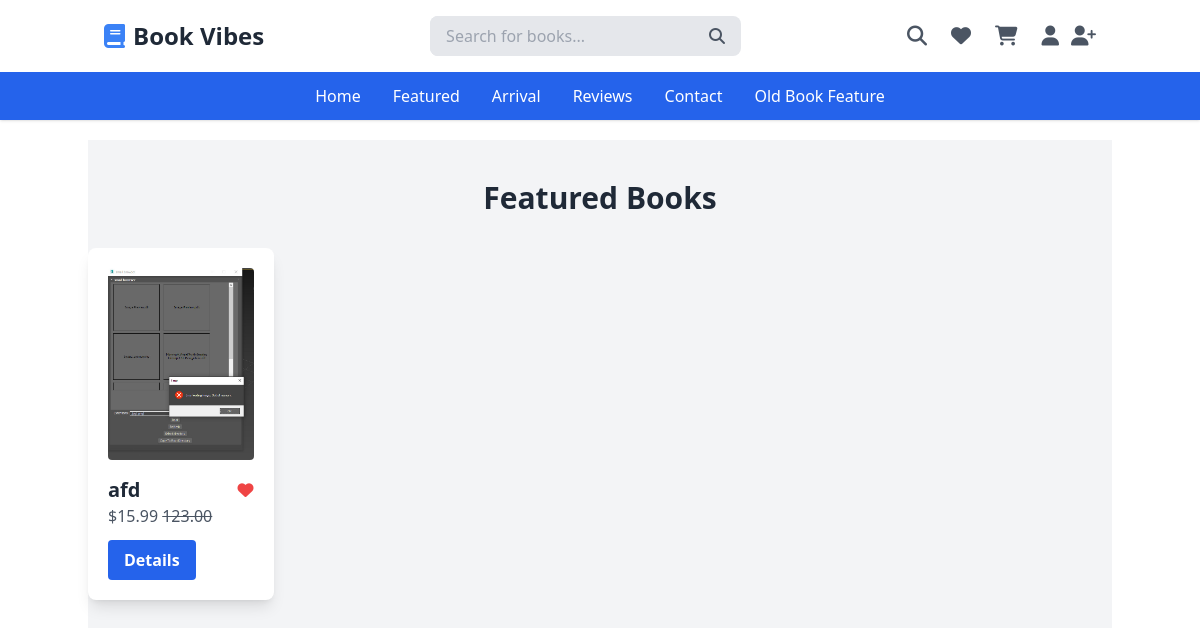
The page / on the database its author committed.
### book/models.py (models this page shows)
class Book(models.Model):
    image1 = models.ImageField(upload_to='media/book/images',blank=True,null=True)
    image2 = models.ImageField(upload_to='media/book/images',blank=True,null=True)
    image3 = models.ImageField(upload_to='media/book/images',blank=True,null=True)
    title = models.CharField(max_length=250)
    author = models.CharField(max_length=150,null=True,blank=True)
    price = models.DecimalField(max_digits=6,decimal_places=2)
    category = models.ForeignKey(Category,on_delete=models.CASCADE,related_name='categories')
    created_at = models.DateTimeField(auto_now_add=True)

### core/views.py (the view)
# urls.py: path('', home_page,name="home_page"),
def home_page(request):
    books = Book.objects.all()
    print(books)
    return render(request,'index.html',{'books':books})

### core/templates/index.html
{% extends 'base.html' %}
{% block main_content %}
<section class="featured-books bg-gray-100 py-10 mt-5 min-h-screen">
    <h2 class="text-3xl font-bold text-center mb-8">Featured Books</h2>
    <div class="container mx-auto grid grid-cols-1 md:grid-cols-2 lg:grid-cols-5 gap-6">
        {% if books %}
        {% for book in  books%}
        <div class="bg-white shadow-lg rounded-lg p-5">
            <img src="{{book.image1.url}}" alt="Book 1" class="w-full h-48 object-cover rounded">
            <div class="mt-4 flex items-center justify-between">
                <h3 class="text-xl font-semibold">{{book.title}}</h3>
                <a href="#" class="text-red-500 hover:text-red-600"><i class="fas fa-heart"></i></a>
            </div>
            <p class="text-gray-600">$15.99 <span class="line-through">{{book.price}}</span></p>
            <a href={% url 'book_detail' book.id %} class="bg-blue-600 hover:bg-blue-700 text-white font-semibold py-2 px-4 rounded mt-3 inline-block">
                Details
            </a>
        </div>
        {% endfor %}
        {% endif %}
    </div>
</section>
{% endblock %}

### rows shown on the page
Book: image1 (picture), title "afd", price "123.00"
